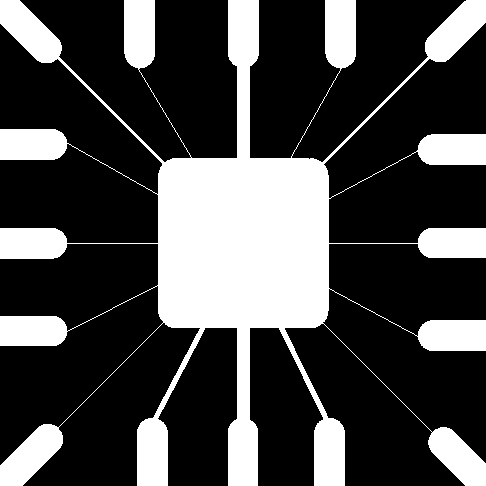
%> input picture 边缘提取/作业二及要求-2018/Wirebond.tif, 486 x 486 px
$ octave detect_side.m   (GNU Octave 9; MATLAB toolbox functions it lacks are replaced by stand-ins)
%> lines starting %> are read from the running program, lines starting %| are printed output that depends on the picture; in (x1, y1, x2, y2) boxes, pixels count from 0 and x2, y2 are one past the last pixel; in counts of white or black regions, pixels touching at a corner belong together; the program's own positions count from 1
A=imread('Wirebond.tif');
%> A: size 486x486 logical; 28.1% white; 1 white region, box (x1, y1, x2, y2) and area: (0, 0, 486, 486) 66259
A=A*255;%乘以255
figure,imshow(A);%显示原图像
F1=[-1 -1 -1;2 2 2;-1 -1 -1];%0度，水平线检测模板
g1=sob(A,F1);%得水平边缘
%> after the loop in sob, `for i = 1:dim(1)`:
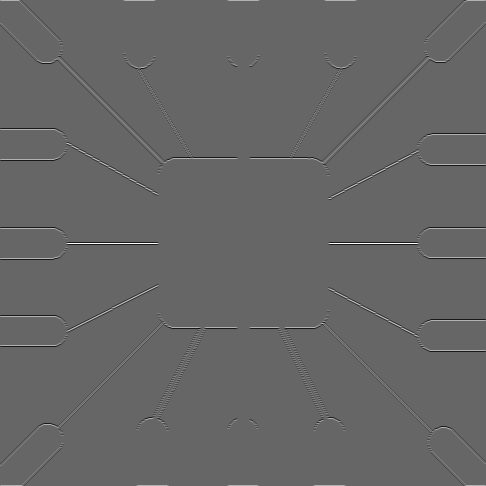
%> B: size 486x486 double; min -1020, max 1530, mean 0.9; drawn with min black and max white

F2=[2 -1 -1;-1 2 -1;-1 -1 2];%90度，线检测模板
g2=sob(A,F2);%得竖直边缘
%> call 2 of sob, with F = [2 -1 -1; -1 2 -1; -1 -1 2]
%> after the loop in sob (call 2), `for i = 1:dim(1)`:
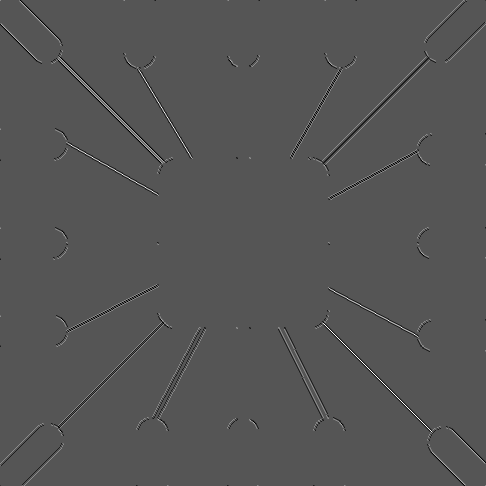
%> B: size 486x486 double; min -765, max 1530, mean 0; drawn with min black and max white

F3=[-1 2 -1;-1 2 -1;-1 2 -1];%45度，线检测模板
g3=sob(A,F3);%得45度边缘
%> call 3 of sob, with F = [-1 2 -1; -1 2 -1; -1 2 -1]
%> after the loop in sob (call 3), `for i = 1:dim(1)`:
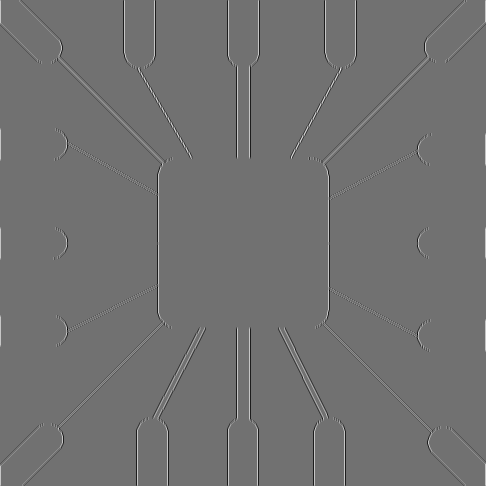
%> B: size 486x486 double; min -1020, max 1275, mean 0.9; drawn with min black and max white

F4=[-1 -1 2;-1 2 -1;2 -1 -1];%135度，135度线检测模板
g4=sob(A,F4);%得135度边缘
%> call 4 of sob, with F = [-1 -1 2; -1 2 -1; 2 -1 -1]
%> after the loop in sob (call 4), `for i = 1:dim(1)`:
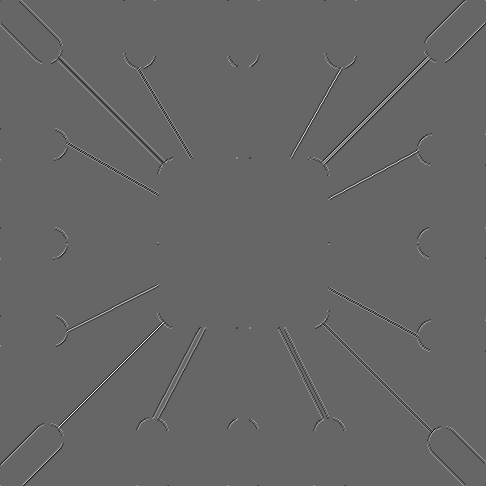
%> B: size 486x486 double; min -1020, max 1530, mean 0; drawn with min black and max white

g=g1+g2+g3+g4;%将4个方向的边缘相加得完整的边缘图像
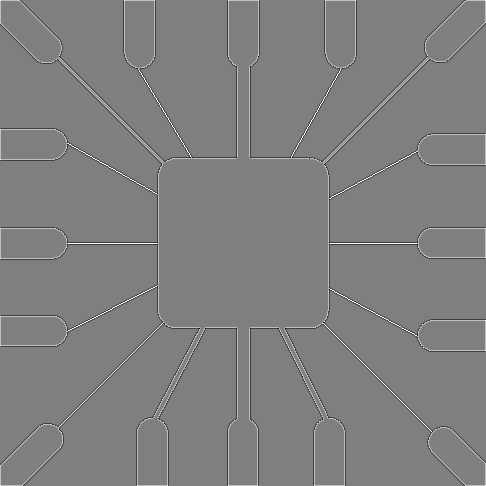
%> g: size 486x486 double; min -1530, max 1530, mean 1.8; drawn with min black and max white
[m,n]=size(g);
%> m = 486; n = 486
%将g化为二值图像
for x=1:m
    for y=1:n
        if g(x,y)>=255
            g(x,y)=255;
        else
            g(x,y)=0;
        end
    end
end
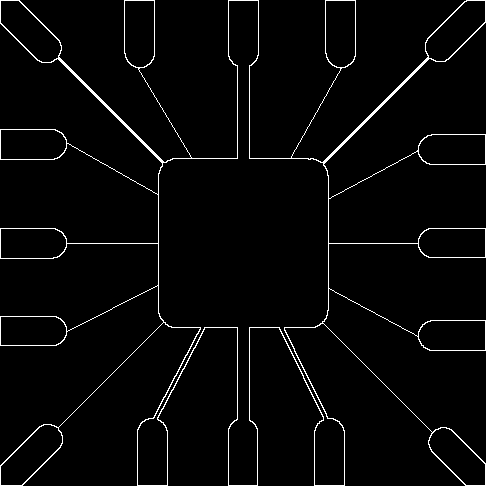
%> g: size 486x486 double; 2.8% white in thin lines or dots

%显示图像
figure,imshow(g,[]);

%边缘检测函数
function [g]=sob(A,F)
w=1;%3x3的模板
A=double(A);%输出浮点图像
dim = size(A);%图片大小486x486
B = zeros(dim);%创建一个和原图像一样大小的0矩阵

for i = 1:dim(1)
   for j = 1:dim(2)
         % 提取局部区域
         iMin = max(i-w,1);
         iMax = min(i+w,dim(1));
         jMin = max(j-w,1);
         jMax = min(j+w,dim(2));
         %定义当前所作用的区域为(iMin:iMax,jMin:jMax)
         I = A(iMin:iMax,jMin:jMax);%提取该区域的源图像值赋给I
         G=F((iMin:iMax)-i+w+1,(jMin:jMax)-j+w+1);%提取某一像素点的模板
         B(i,j) = sum(G(:).*I(:));%卷积
   end
end
g=B;
end
